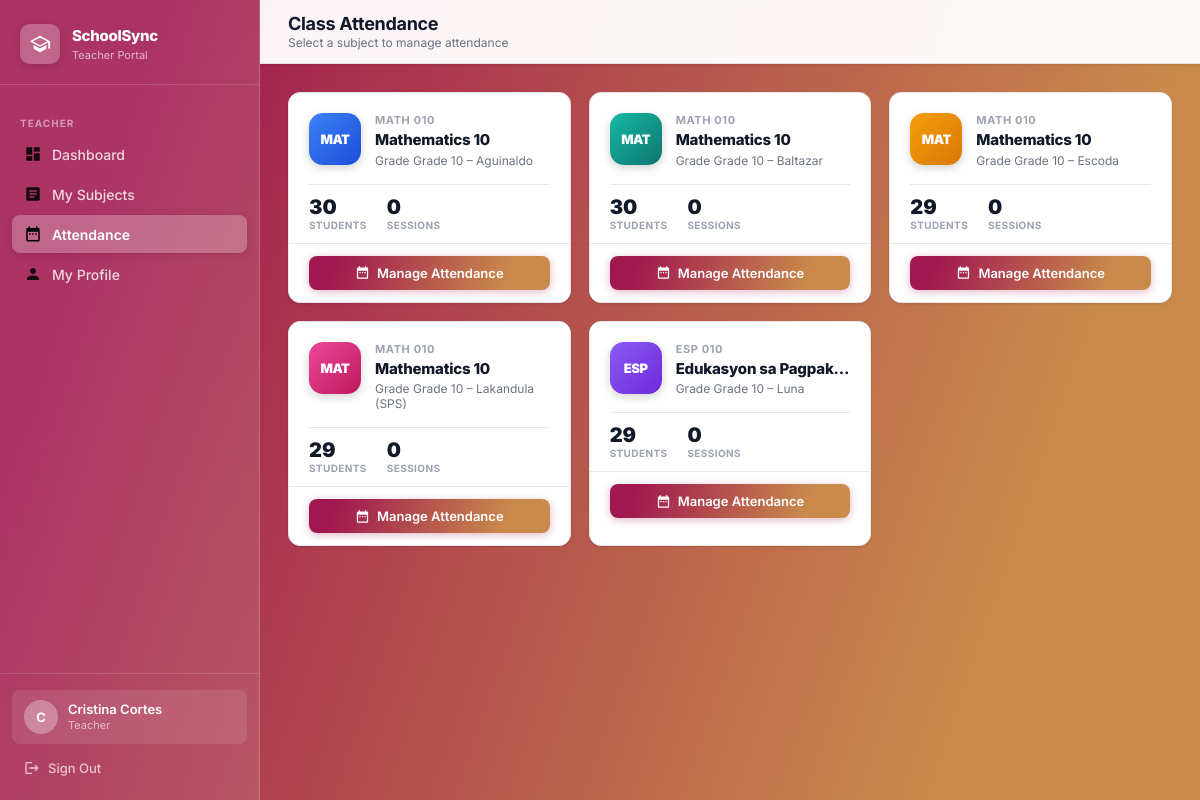
The app's page /teacher/attendance (signed in) with its own data.
### tables this page shows
CREATE TABLE sections (
        id INTEGER PRIMARY KEY AUTOINCREMENT,
        grade_level TEXT NOT NULL, section_name TEXT NOT NULL, adviser_id INTEGER, student_limit INTEGER DEFAULT 40, strand_id INTEGER REFERENCES strands(id) ON DELETE SET NULL,
        FOREIGN KEY (adviser_id) REFERENCES teachers(id) ON DELETE SET NULL);

### app.py (the view)
@app.route('/teacher/attendance')
@teacher_required
def teacher_attendance_home():
    tid  = session['teacher_id']
    conn = get_db()
    assignments = conn.execute(
        "SELECT DISTINCT sc.section_id, sc.subject_id, "
        "sec.section_name, sec.grade_level, sub.subject_name, sub.subject_code, "
        "(SELECT COUNT(*) FROM students s WHERE s.section_id=sc.section_id AND s.enrollment_status=\'Enrolled\') AS student_count, "
        "(SELECT COUNT(*) FROM attendance_events ae WHERE ae.section_id=sc.section_id AND ae.subject_id=sc.subject_id AND ae.teacher_id=?) AS event_count "
        "FROM schedules sc "
        "JOIN sections sec ON sc.section_id=sec.id "
        "JOIN subjects sub ON sc.subject_id=sub.id "
        "WHERE sc.teacher_id=? ORDER BY sec.grade_level, sec.section_name, sub.subject_name",
        (tid, tid)
    ).fetchall()
    conn.close()
    return render_template('teacher_attendance_home.html', assignments=assignments)

### app.py (called while the page is built)
def get_db():
    conn = sqlite3.connect(DATABASE)
    conn.row_factory = sqlite3.Row
    conn.execute("PRAGMA foreign_keys = ON")
    return conn

def teacher_required(f):
    @wraps(f)
    def decorated(*args, **kwargs):
        if 'teacher_id' not in session:
            return redirect(url_for('login'))
        return f(*args, **kwargs)
    return decorated

### templates/teacher_attendance_home.html (shortened to what this page needs)
{% extends "portal_layout.html" %}
{% block page_title %}Class Attendance{% endblock %}
{% block page_subtitle %}Select a subject to manage attendance{% endblock %}
{% block content %}
{% set GRADIENTS = [
  'linear-gradient(135deg,#3b82f6,#1d4ed8)',
  'linear-gradient(135deg,#14b8a6,#0f766e)',
  'linear-gradient(135deg,#f59e0b,#d97706)',
  'linear-gradient(135deg,#ec4899,#be185d)',
  'linear-gradient(135deg,#8b5cf6,#6d28d9)',
  'linear-gradient(135deg,#6366f1,#4338ca)',
  'linear-gradient(135deg,#06b6d4,#0e7490)',
  'linear-gradient(135deg,#22c55e,#15803d)',
  'linear-gradient(135deg,#f97316,#c2410c)',
  'linear-gradient(135deg,#0ea5e9,#0369a1)',
  'linear-gradient(135deg,#10b981,#065f46)',
  'linear-gradient(135deg,#ef4444,#b91c1c)'
] %}
{% if assignments %}
<div class="subj-grid">
  {% for a in assignments %}
  <div class="subj-card">
    <div class="subj-card-top">
      <div class="subj-icon" style="background:{{ GRADIENTS[loop.index0 % 12] }};">
        {{ a.subject_code[:3] if a.subject_code else '??' }}
      </div>
      <div class="subj-info">
        <div class="subj-code">{{ a.subject_code }}</div>
        <div class="subj-name" title="{{ a.subject_name }}">{{ a.subject_name }}</div>
        <div class="subj-section">Grade {{ a.grade_level }} – {{ a.section_name }}</div>
      </div>
    </div>
    <div class="subj-divider"></div>
    <div class="subj-stats">
      <div class="subj-stat">
        <div class="subj-stat-val">{{ a.student_count }}</div>
        <div class="subj-stat-lbl">Students</div>
      </div>
      <div class="subj-stat">
        <div class="subj-stat-val">{{ a.event_count }}</div>
        <div class="subj-stat-lbl">Sessions</div>
      </div>
    </div>
    <div class="subj-footer">
      <a href="{{ url_for('teacher_attendance_sheet', sec_id=a.section_id, sub_id=a.subject_id) }}"
         class="btn btn-primary" style="width:100%;justify-content:center;">
        <svg viewBox="0 0 24 24" fill="currentColor"><path d="M9 11H7v2h2v-2zm4 0h-2v2h2v-2zm4 0h-2v2h2v-2zm2-7h-1V2h-2v2H8V2H6v2H5c-1.11 0-1.99.9-1.99 2L3 20c0 1.1.89 2 2 2h14c1.1 0 2-.9 2-2V6c0-1.1-.9-2-2-2zm0 16H5V9h14v11z"/></svg>
        Manage Attendance
      </a>
    </div>
  </div>
  {% endfor %}
</div>
{% endif %}
{% endblock %}

### static/css/style.css (style rules this page uses)
:root { --brand-gradient: linear-gradient(109deg, rgba(160,24,80,1) 11.2%, rgba(201,138,75,1) 81.7%); --blue-course: linear-gradient(90deg, rgba(46,129,211,1) 0%, rgba(25,70,171,1) 100%); --teal-course: linear-gradient(90deg, rgba(76,187,149,1) 0%, rgba(38,117,105,1) 100%); --yellow-course: linear-gradient(90deg, rgba(241,218,0,1) 0%, rgba(233,164,0,1) 100%); --pink-course: linear-gradient(90deg, rgba(208,53,141,1) 0%, rgba(131,10,78,1) 100%); --dark-teal-course: linear-gradient(90deg, rgba(107,53,202,1) 0%, rgba(72,23,155,1) 100%); --medium-blue-course: linear-gradient(90deg, rgba(56,61,201,1) 0%, rgba(19,21,128,1) 100%); --mint-green-course: linear-gradient(90deg, rgba(87,209,218,1) 0%, rgba(41,123,146,1) 100%); --green-course: linear-gradient(90deg, rgba(87,219,56,1) 0%, rgba(52,164,50,1) 100%); --orange-course: linear-gradient(90deg, rgba(235,154,48,1) 0%, rgba(218,86,15,1) 100%); --slate-blue-course: linear-gradient(90deg, rgba(50,103,153,1) 0%, rgba(18,57,96,1) 100%); --dark-green-course: linear-gradient(90deg, rgba(49,123,100,1) 0%, rgba(22,71,79,1) 100%); --orange-red-course: linear-gradient(90deg, #f26a21 0%, #c0392b 100%); --sidebar-width: 260px; --header-height: 64px; --radius-sm: 8px; --radius-md: 12px; --radius-lg: 16px; --shadow-sm: 0 1px 3px rgba(0,0,0,.08), 0 1px 2px rgba(0,0,0,.04); --shadow-md: 0 4px 12px rgba(0,0,0,.10), 0 2px 4px rgba(0,0,0,.06); --shadow-lg: 0 10px 30px rgba(0,0,0,.14), 0 4px 8px rgba(0,0,0,.08); --text-primary: #111827; --text-secondary: #6b7280; --text-muted: #9ca3af; --border: #e5e7eb; --bg-page: #f3f4f6; --bg-white: #ffffff; --danger: #ef4444; --success: #22c55e; }
*,*::before,*::after { box-sizing:border-box;margin:0;padding:0 }
html { scroll-behavior:smooth }
body { font-family:'Inter',sans-serif;font-size:14px;color:var(--text-primary);background:var(--brand-gradient);min-height:100vh;-webkit-font-smoothing:antialiased }
a { text-decoration:none;color:inherit }
.btn { display:inline-flex;align-items:center;gap:7px;padding:9px 16px;border-radius:var(--radius-sm);font-family:'Inter',sans-serif;font-size:13px;font-weight:600;cursor:pointer;border:none;transition:opacity .2s,transform .15s,box-shadow .2s;white-space:nowrap }
.btn svg { width:15px;height:15px }
.btn-primary { background:var(--brand-gradient);color:white;box-shadow:0 2px 8px rgba(160,24,80,.3) }

### templates/teacher_attendance_home.html (style rules this page uses)
.subj-grid { display:grid;grid-template-columns:repeat(auto-fill,minmax(270px,1fr));gap:18px; }
.subj-card { background:var(--bg-white);border:1px solid var(--border);border-radius:var(--radius-md); box-shadow:var(--shadow-sm);display:flex;flex-direction:column; transition:box-shadow .2s,transform .2s;overflow:hidden; }
.subj-card-top { padding:20px 20px 16px;display:flex;align-items:flex-start;gap:14px; }
.subj-icon { width:52px;height:52px;border-radius:14px;flex-shrink:0; display:flex;align-items:center;justify-content:center; font-size:13px;font-weight:900;color:white;letter-spacing:-.5px; box-shadow:0 3px 10px rgba(0,0,0,.18); }
.subj-info { flex:1;min-width:0; }
.subj-code { font-size:11px;font-weight:700;text-transform:uppercase;letter-spacing:.6px; color:var(--text-muted);margin-bottom:3px; }
.subj-name { font-size:15px;font-weight:800;color:var(--text-primary);letter-spacing:-.2px; line-height:1.3;white-space:nowrap;overflow:hidden;text-overflow:ellipsis; }
.subj-section { font-size:12px;color:var(--text-secondary);margin-top:3px; }
.subj-divider { height:1px;background:var(--border);margin:0 20px; }
.subj-stats { padding:12px 20px;display:flex;gap:20px; }
.subj-stat { display:flex;flex-direction:column;gap:2px; }
.subj-stat-val { font-size:20px;font-weight:900;color:var(--text-primary);line-height:1; }
.subj-stat-lbl { font-size:10px;font-weight:700;text-transform:uppercase;letter-spacing:.4px;color:var(--text-muted); }
.subj-footer { padding:12px 20px;border-top:1px solid var(--border); }

### records on screen
sections: subject_code "ESP", subject_code "ESP 010", subject_name "Edukasyon sa Pagpak…", grade_level "Grade 10", section_name "Luna", student_count "29", event_count "0"

### other values on screen
{{ session.teacher_name[0]|upper }} "C"
{{ session.get('teacher_name') or session.get('student_name') or 'User' }} "Cristina Cortes"
{{ a.subject_code[:3] if a.subject_code else '??' }} "MAT" "MAT" "MAT" "MAT"
{{ a.subject_code }} "MATH 010" "MATH 010" "MATH 010" "MATH 010"
{{ a.subject_name }} "Mathematics 10" "Mathematics 10" "Mathematics 10" "Mathematics 10"
{{ a.grade_level }} "Grade 10" "Grade 10" "Grade 10" "Grade 10"
{{ a.section_name }} "Aguinaldo" "Baltazar" "Escoda" "Lakandula (SPS)"
{{ a.student_count }} "30" "30" "29" "29"
{{ a.event_count }} "0" "0" "0" "0"
